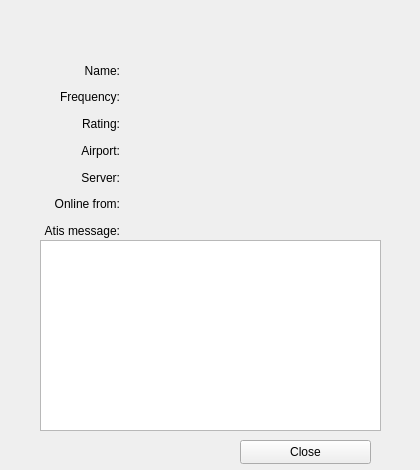
<?xml version="1.0" encoding="UTF-8"?>
<ui version="4.0">
 <class>ATCDetailsWindow</class>
 <widget class="QWidget" name="ATCDetailsWindow">
  <property name="geometry">
   <rect>
    <x>0</x>
    <y>0</y>
    <width>420</width>
    <height>470</height>
   </rect>
  </property>
  <property name="sizePolicy">
   <sizepolicy hsizetype="Fixed" vsizetype="Fixed">
    <horstretch>0</horstretch>
    <verstretch>0</verstretch>
   </sizepolicy>
  </property>
  <property name="minimumSize">
   <size>
    <width>420</width>
    <height>470</height>
   </size>
  </property>
  <property name="maximumSize">
   <size>
    <width>420</width>
    <height>470</height>
   </size>
  </property>
  <property name="windowTitle">
   <string>ATC details</string>
  </property>
  <property name="windowIcon">
   <iconset resource="imgs.qrc">
    <normaloff>:/mainIcon/icon.png</normaloff>:/mainIcon/icon.png</iconset>
  </property>
  <widget class="QWidget" name="layoutWidget4">
   <property name="geometry">
    <rect>
     <x>6</x>
     <y>5</y>
     <width>411</width>
     <height>51</height>
    </rect>
   </property>
   <layout class="QVBoxLayout" name="verticalLayout">
    <item>
     <widget class="QLabel" name="CallsignLabel">
      <property name="font">
       <font>
        <pointsize>14</pointsize>
       </font>
      </property>
      <property name="text">
       <string/>
      </property>
      <property name="alignment">
       <set>Qt::AlignCenter</set>
      </property>
     </widget>
    </item>
    <item>
     <widget class="QLabel" name="FacilityLabel">
      <property name="font">
       <font>
        <pointsize>10</pointsize>
       </font>
      </property>
      <property name="text">
       <string/>
      </property>
      <property name="alignment">
       <set>Qt::AlignCenter</set>
      </property>
     </widget>
    </item>
   </layout>
  </widget>
  <widget class="QWidget" name="layoutWidget">
   <property name="geometry">
    <rect>
     <x>10</x>
     <y>60</y>
     <width>409</width>
     <height>181</height>
    </rect>
   </property>
   <layout class="QGridLayout" name="gridLayout_2" columnstretch="0,0,0">
    <property name="leftMargin">
     <number>20</number>
    </property>
    <property name="rightMargin">
     <number>60</number>
    </property>
    <item row="5" column="2">
     <widget class="QLabel" name="TimeOnlineLabel">
      <property name="text">
       <string/>
      </property>
     </widget>
    </item>
    <item row="1" column="0">
     <widget class="QLabel" name="FrequencyLabelDesc">
      <property name="text">
       <string>Frequency:</string>
      </property>
      <property name="alignment">
       <set>Qt::AlignRight|Qt::AlignTrailing|Qt::AlignVCenter</set>
      </property>
     </widget>
    </item>
    <item row="3" column="2">
     <widget class="QLabel" name="AirportLabel">
      <property name="text">
       <string/>
      </property>
     </widget>
    </item>
    <item row="3" column="1">
     <spacer name="horizontalSpacer_9">
      <property name="orientation">
       <enum>Qt::Horizontal</enum>
      </property>
      <property name="sizeType">
       <enum>QSizePolicy::Fixed</enum>
      </property>
      <property name="sizeHint" stdset="0">
       <size>
        <width>13</width>
        <height>20</height>
       </size>
      </property>
     </spacer>
    </item>
    <item row="0" column="1">
     <spacer name="horizontalSpacer_14">
      <property name="orientation">
       <enum>Qt::Horizontal</enum>
      </property>
      <property name="sizeType">
       <enum>QSizePolicy::Fixed</enum>
      </property>
      <property name="sizeHint" stdset="0">
       <size>
        <width>13</width>
        <height>20</height>
       </size>
      </property>
     </spacer>
    </item>
    <item row="2" column="0">
     <widget class="QLabel" name="RatingLabelDesc">
      <property name="text">
       <string>Rating:</string>
      </property>
      <property name="alignment">
       <set>Qt::AlignRight|Qt::AlignTrailing|Qt::AlignVCenter</set>
      </property>
     </widget>
    </item>
    <item row="0" column="2">
     <widget class="QLabel" name="NameLabel">
      <property name="minimumSize">
       <size>
        <width>220</width>
        <height>0</height>
       </size>
      </property>
      <property name="maximumSize">
       <size>
        <width>220</width>
        <height>16777215</height>
       </size>
      </property>
      <property name="text">
       <string/>
      </property>
     </widget>
    </item>
    <item row="2" column="1">
     <spacer name="horizontalSpacer_11">
      <property name="orientation">
       <enum>Qt::Horizontal</enum>
      </property>
      <property name="sizeType">
       <enum>QSizePolicy::Fixed</enum>
      </property>
      <property name="sizeHint" stdset="0">
       <size>
        <width>13</width>
        <height>20</height>
       </size>
      </property>
     </spacer>
    </item>
    <item row="2" column="2">
     <widget class="QLabel" name="RatingLabel">
      <property name="text">
       <string/>
      </property>
     </widget>
    </item>
    <item row="0" column="0">
     <widget class="QLabel" name="NameLabelDesc">
      <property name="text">
       <string>Name:</string>
      </property>
      <property name="alignment">
       <set>Qt::AlignRight|Qt::AlignTrailing|Qt::AlignVCenter</set>
      </property>
     </widget>
    </item>
    <item row="3" column="0">
     <widget class="QLabel" name="AirportLabelDesc">
      <property name="text">
       <string>Airport:</string>
      </property>
      <property name="alignment">
       <set>Qt::AlignRight|Qt::AlignTrailing|Qt::AlignVCenter</set>
      </property>
     </widget>
    </item>
    <item row="1" column="1">
     <spacer name="horizontalSpacer_13">
      <property name="orientation">
       <enum>Qt::Horizontal</enum>
      </property>
      <property name="sizeType">
       <enum>QSizePolicy::Fixed</enum>
      </property>
      <property name="sizeHint" stdset="0">
       <size>
        <width>13</width>
        <height>20</height>
       </size>
      </property>
     </spacer>
    </item>
    <item row="4" column="0">
     <widget class="QLabel" name="ServerLabelDesc">
      <property name="text">
       <string>Server:</string>
      </property>
      <property name="alignment">
       <set>Qt::AlignRight|Qt::AlignTrailing|Qt::AlignVCenter</set>
      </property>
     </widget>
    </item>
    <item row="5" column="0">
     <widget class="QLabel" name="TimeOnlineLabelDesc">
      <property name="text">
       <string>Online from:</string>
      </property>
      <property name="alignment">
       <set>Qt::AlignRight|Qt::AlignTrailing|Qt::AlignVCenter</set>
      </property>
     </widget>
    </item>
    <item row="1" column="2">
     <widget class="QLabel" name="FrequencyLabel">
      <property name="text">
       <string/>
      </property>
     </widget>
    </item>
    <item row="4" column="1">
     <spacer name="horizontalSpacer_8">
      <property name="orientation">
       <enum>Qt::Horizontal</enum>
      </property>
      <property name="sizeType">
       <enum>QSizePolicy::Fixed</enum>
      </property>
      <property name="sizeHint" stdset="0">
       <size>
        <width>13</width>
        <height>20</height>
       </size>
      </property>
     </spacer>
    </item>
    <item row="4" column="2">
     <widget class="QLabel" name="ServerLabel">
      <property name="text">
       <string/>
      </property>
     </widget>
    </item>
    <item row="6" column="0">
     <widget class="QLabel" name="AtisMessageLabelDesc">
      <property name="text">
       <string>Atis message:</string>
      </property>
      <property name="alignment">
       <set>Qt::AlignRight|Qt::AlignTrailing|Qt::AlignVCenter</set>
      </property>
     </widget>
    </item>
   </layout>
  </widget>
  <widget class="QPlainTextEdit" name="AtisMessageField">
   <property name="enabled">
    <bool>true</bool>
   </property>
   <property name="geometry">
    <rect>
     <x>40</x>
     <y>240</y>
     <width>341</width>
     <height>191</height>
    </rect>
   </property>
   <property name="sizePolicy">
    <sizepolicy hsizetype="Fixed" vsizetype="Fixed">
     <horstretch>0</horstretch>
     <verstretch>0</verstretch>
    </sizepolicy>
   </property>
   <property name="horizontalScrollBarPolicy">
    <enum>Qt::ScrollBarAlwaysOff</enum>
   </property>
   <property name="readOnly">
    <bool>true</bool>
   </property>
   <property name="textInteractionFlags">
    <set>Qt::TextSelectableByKeyboard|Qt::TextSelectableByMouse</set>
   </property>
  </widget>
  <widget class="QPushButton" name="CloseButton">
   <property name="geometry">
    <rect>
     <x>240</x>
     <y>440</y>
     <width>131</width>
     <height>24</height>
    </rect>
   </property>
   <property name="text">
    <string>Close</string>
   </property>
  </widget>
 </widget>
 <resources>
  <include location="imgs.qrc"/>
 </resources>
 <connections>
  <connection>
   <sender>CloseButton</sender>
   <signal>clicked()</signal>
   <receiver>ATCDetailsWindow</receiver>
   <slot>hide()</slot>
   <hints>
    <hint type="sourcelabel">
     <x>305</x>
     <y>451</y>
    </hint>
    <hint type="destinationlabel">
     <x>209</x>
     <y>234</y>
    </hint>
   </hints>
  </connection>
 </connections>
</ui>
